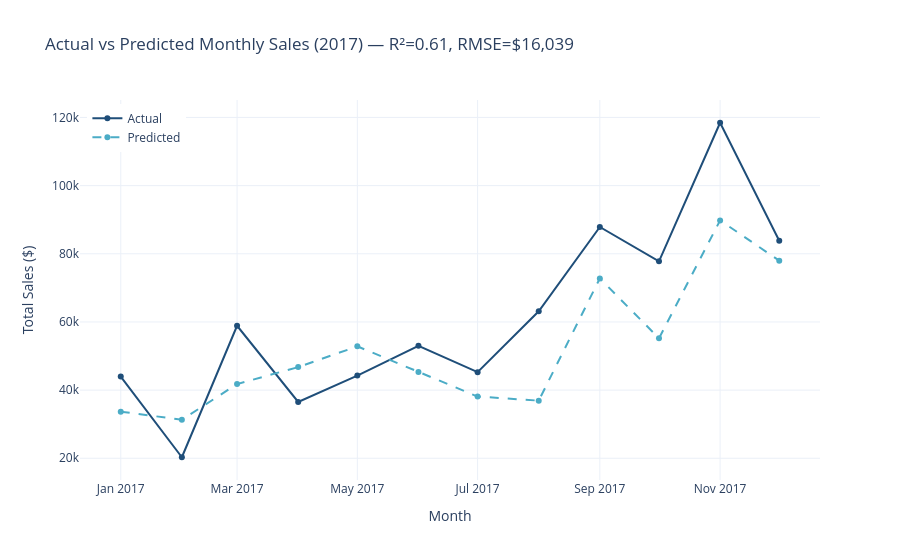

The notebook cell saved with this chart:
### Markdown cell above
## Step 5 — Actual vs Predicted Chart

### Code cell
fig = go.Figure()

fig.add_trace(go.Scatter(
    x=test["date"], y=y_test,
    mode="lines+markers",
    name="Actual",
    line=dict(color="#1F4E79", width=2),
    marker=dict(size=6)
))

fig.add_trace(go.Scatter(
    x=test["date"], y=preds,
    mode="lines+markers",
    name="Predicted",
    line=dict(color="#4BACC6", width=2, dash="dash"),
    marker=dict(size=6)
))

fig.update_layout(
    title=f"Actual vs Predicted Monthly Sales (2017) — R²={r2:.2f}, RMSE=${rmse:,.0f}",
    xaxis_title="Month",
    yaxis_title="Total Sales ($)",
    template=TEMPLATE,
    hovermode="x unified",
    legend=dict(x=0.01, y=0.99)
)

fig.show()

### Figure 1 — Plotly figure (JSON) as saved in the notebook; plotly's stock layout.template omitted (floating-point values rounded to 4 significant figures)
{"data": [{"line": {"color": "#1F4E79", "width": 2}, "marker": {"size": 6}, "mode": "lines+markers", "name": "Actual", "type": "scatter", "x": ["2017-01-01T00:00:00", "2017-02-01T00:00:00", "2017-03-01T00:00:00", "2017-04-01T00:00:00", "2017-05-01T00:00:00", "2017-06-01T00:00:00", "2017-07-01T00:00:00", "2017-08-01T00:00:00", "2017-09-01T00:00:00", "2017-10-01T00:00:00", "2017-11-01T00:00:00", "2017-12-01T00:00:00"], "y": [43970.0, 20300.0, 58870.0, 36520.0, 44260.0, 52980.0, 45260.0, 63120.0, 87870.0, 77780.0, 118400.0, 83830.0]}, {"line": {"color": "#4BACC6", "dash": "dash", "width": 2}, "marker": {"size": 6}, "mode": "lines+markers", "name": "Predicted", "type": "scatter", "x": ["2017-01-01T00:00:00", "2017-02-01T00:00:00", "2017-03-01T00:00:00", "2017-04-01T00:00:00", "2017-05-01T00:00:00", "2017-06-01T00:00:00", "2017-07-01T00:00:00", "2017-08-01T00:00:00", "2017-09-01T00:00:00", "2017-10-01T00:00:00", "2017-11-01T00:00:00", "2017-12-01T00:00:00"], "y": [33680.0, 31300.0, 41770.0, 46750.0, 52840.0, 45290.0, 38110.0, 36910.0, 72770.0, 55210.0, 89800.0, 77990.0]}], "layout": {"hovermode": "x unified", "legend": {"x": 0.01, "y": 0.99}, "title": {"text": "Actual vs Predicted Monthly Sales (2017) — R²=0.61, RMSE=$16,039"}, "xaxis": {"title": {"text": "Month"}}, "yaxis": {"title": {"text": "Total Sales ($)"}}}}
